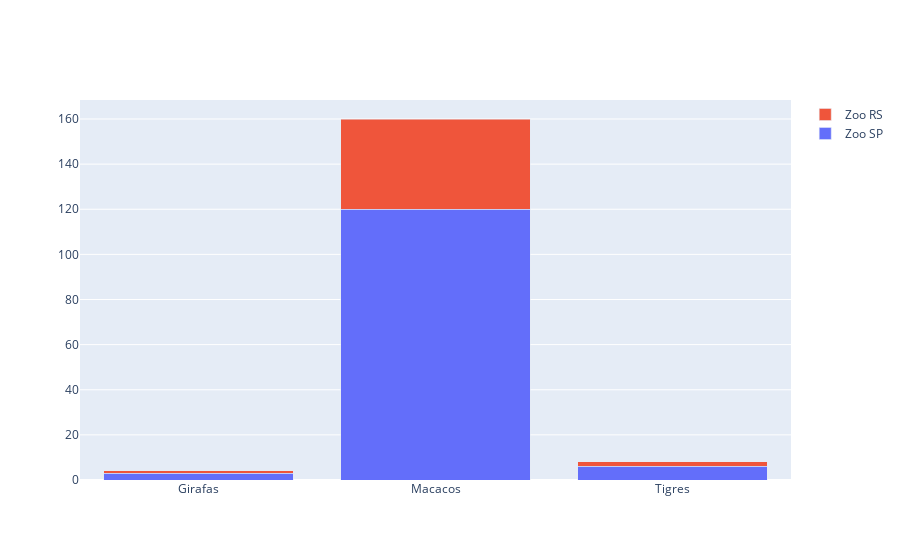

Write notebook code for a chart like this one.
### Code cell
fig = go.Figure(
    data=[
        go.Bar(x=animais, y=[3, 120, 6], name='Zoo SP'),
        go.Bar(x=animais, y=[1, 40, 2], name='Zoo RS')
    ]
)
fig.update_layout(barmode='stack')
fig.show()

### Figure 1 — Plotly figure (JSON) as saved in the notebook; plotly's stock layout.template omitted (floating-point values rounded to 4 significant figures)
{"data": [{"name": "Zoo SP", "type": "bar", "x": ["Girafas", "Macacos", "Tigres"], "y": [3, 120, 6]}, {"name": "Zoo RS", "type": "bar", "x": ["Girafas", "Macacos", "Tigres"], "y": [1, 40, 2]}], "layout": {"autosize": true, "barmode": "stack", "xaxis": {"autorange": true, "range": [-0.5, 2.5], "type": "category"}, "yaxis": {"autorange": true, "range": [0, 168.4], "type": "linear"}}}
